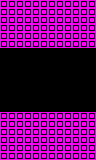

This is a level from a 2D game, rendered from its Tiled map with the project's own tilesets. A one-line summary and the map file follow, with tile-layer data summarised:
An orthogonal 12x20 tile map with 8x8 px tiles, 1 tile layer (main) and 3 objects (2x proximity, laser).

<map version="1.0" orientation="orthogonal" renderorder="right-down" width="12" height="20" tilewidth="8" tileheight="8" nextobjectid="46">
 <properties>
  <property name="L" type="int" value="2" />
  <property name="R" type="int" value="2" />
  <property name="type" value="tunnel" />
 </properties>
 <tileset firstgid="1" name="tiles" tilewidth="8" tileheight="8" tilecount="24" columns="6">
  <image source="../../../images/tiles.png" width="48" height="32" />
  <tile id="1">
   <properties>
    <property name="type" value="open" />
   </properties>
  </tile>
 </tileset>
 <layer name="main" width="12" height="20">
  <data>[240 cells, 144 non-empty, 1 distinct tile ids]</data>
 </layer>
 <objectgroup name="objects" />
 <objectgroup name="hazards">
  <object id="43" type="laser" gid="2" x="40" y="56" width="8" height="8" />
  <object id="44" type="proximity" gid="4" x="8" y="112" width="8" height="8" />
  <object id="45" type="proximity" gid="4" x="72" y="112" width="8" height="8" />
 </objectgroup>
</map>
